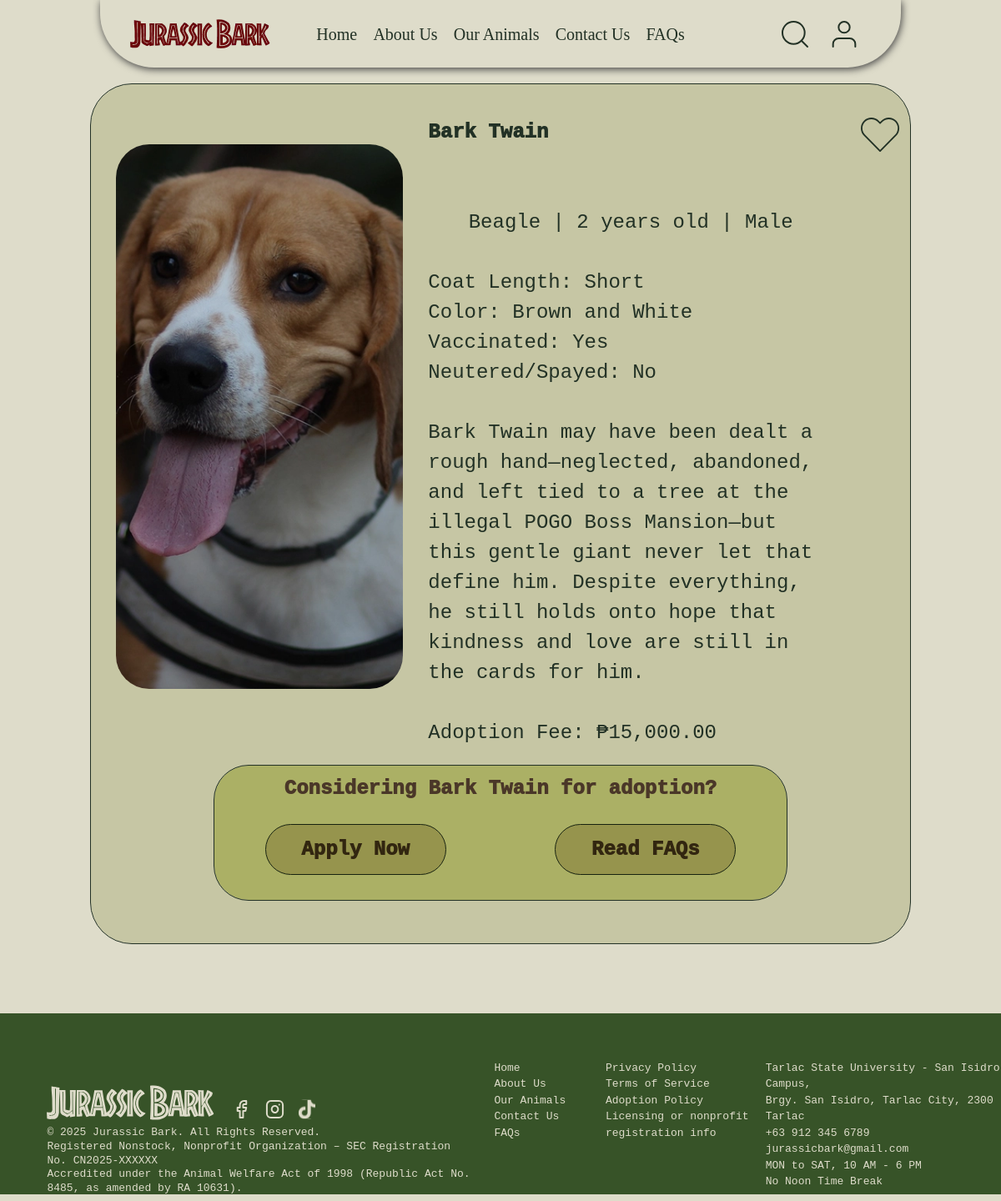
Before: /petDetails.php?id=6 with the older database file.
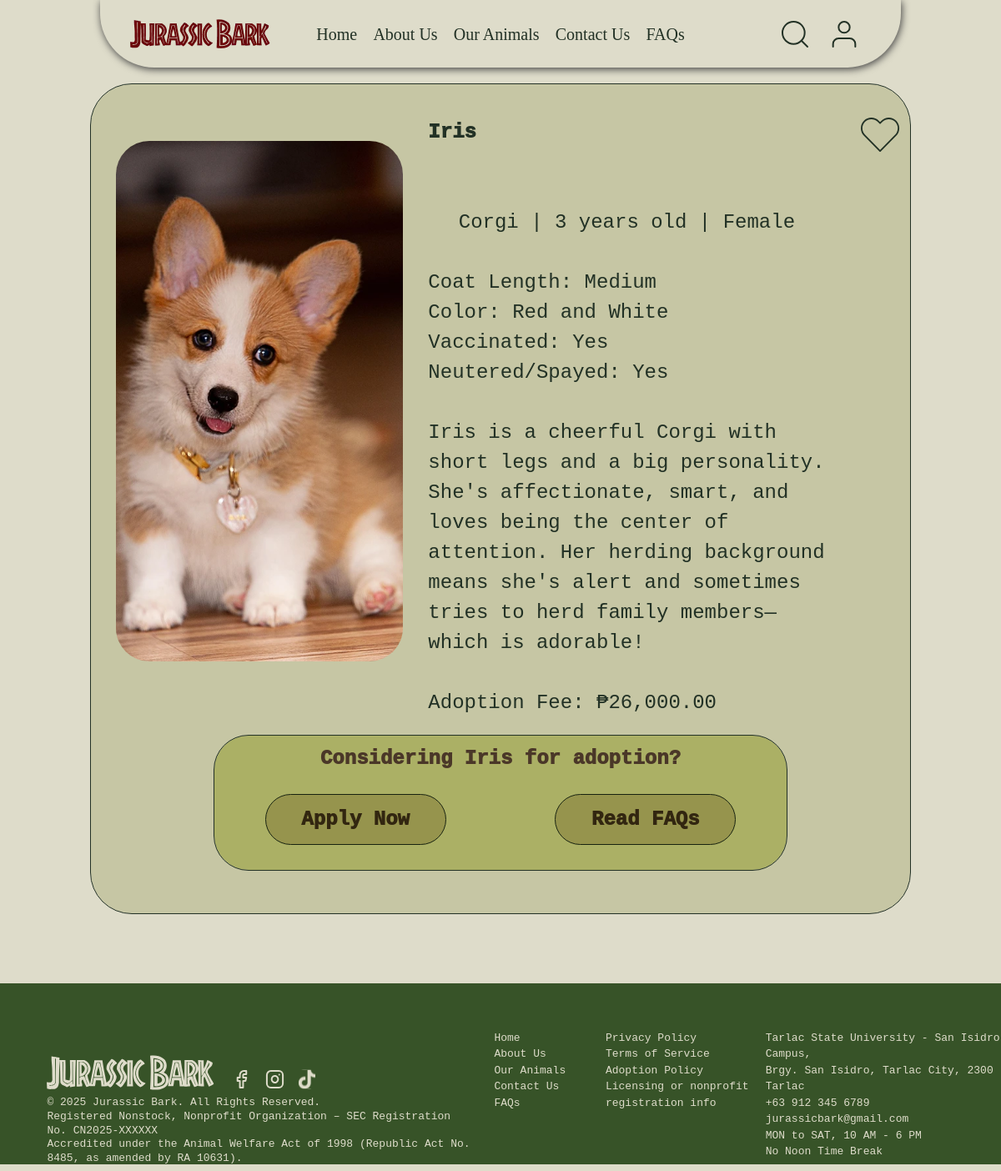
After: the same page with the newer database file.
### tables this page shows
CREATE TABLE `pets` (
  `petID` int(11) NOT NULL,
  `name` varchar(50) NOT NULL,
  `type` varchar(50) NOT NULL,
  `breed` varchar(50) NOT NULL,
  `age` int(11) NOT NULL,
  `price` double NOT NULL,
  `details` longtext NOT NULL CHECK (json_valid(`details`)),
  `imageDirectory` varchar(255) NOT NULL,
  `adoptedById` int(11) DEFAULT NULL
);

### petDetails.php (the view, shortened to what this page needs)
<?php
$petId = isset($_GET['id']) ? intval($_GET['id']) : 0;
$pet = null;
$error = null;
if ($petId > 0) {
    try {
        $host = '127.0.0.1';
        $dbname = 'adoptiondb';
        $username = 'root';
        $password = '';
        $pdo = new PDO("mysql:host=$host;dbname=$dbname;charset=utf8mb4", $username, $password);
        $pdo->setAttribute(PDO::ATTR_ERRMODE, PDO::ERRMODE_EXCEPTION);
        $stmt = $pdo->prepare("SELECT petID, name, type, breed, age, price, details, imageDirectory FROM pets WHERE petID = :petId");
        $stmt->bindParam(':petId', $petId, PDO::PARAM_INT);
        $stmt->execute();
        $pet = $stmt->fetch(PDO::FETCH_ASSOC);
    } catch (PDOException $e) {
        $error = "Database error: " . $e->getMessage();
    }
} else {
    $error = "Invalid pet ID.";
}
$gender = 'Unknown';
$color = 'Unknown';
$personality = 'No description available';
$vaccinated = 'Unknown';
$neutered = 'Unknown';
$coatLength = 'Unknown';
if ($pet) {
    $details = json_decode($pet['details'], true);
    if ($details) {
        $gender = isset($details['gender']) ? $details['gender'] : 'Unknown';
        $color = isset($details['color']) ? $details['color'] : 'Unknown';
        $personality = isset($details['personality']) ? $details['personality'] : 'No description available';
        $vaccinated = isset($details['vaccinated']) ? ($details['vaccinated'] ? 'Yes' : 'No') : 'Unknown';
        $neutered = isset($details['spayed_neutered']) ? ($details['spayed_neutered'] ? 'Yes' : 'No') : 'Unknown';
        $coatLength = isset($details['coat_length']) ? $details['coat_length'] : 'Unknown';
    }
}
$ageText = $pet ? ($pet['age'] > 1 ? $pet['age'] . ' years old' : $pet['age'] . ' year old') : '';
?>
<!DOCTYPE html>
<html lang="en">
<head>
    <link rel="stylesheet" href="petDetails.css">
    <link rel="stylesheet" href="global-application-styles.css">
    <link rel="stylesheet" href="globalFooterNav.css">
</head>
<body>
    <div class="nav">
        <div class="navLogo">
            <img src="images/homeImages/Jurassic Bark.webp" alt="">
        </div>
        <div class="mainNav">
            <p><a href="index.html">Home</a></p>
            <p> <a href="aboutUs.html">About Us</a></p>
            <p> <a href="ourAnimals.php">Our Animals</a></p>
            <p><a href="contact.html">Contact Us</a></p>
            <p><a href="faqs.html">FAQs</a></p>
        </div>
        <div class="navControls">
        </div>
    </div>
    <?php if ($error): ?>
        <div style="text-align: center; padding: 50px; width: 82%;">
            <h2>Error</h2>
            <p><?php echo htmlspecialchars($error); ?></p>
            <p><a href="ourAnimals.php" style="color: #223125; text-decoration: underline;">Back to Animals List</a></p>
        </div>
    <?php elseif ($pet): ?>
    <div class="petDetailsCon">
        <div class="petDetailsBg"></div>
        <div class="imageCon">
            <div class="imageHolder">
                <img class="petImage"
                     src="<?php echo htmlspecialchars($pet['imageDirectory']); ?>"
                     alt="<?php echo htmlspecialchars($pet['name']); ?>"
                     onerror="this.src='images/homeImages/petPics/default-pet.jpg'">
            </div>
        </div>
        <div class="petContent">
            <div class="petText">
                <p class="name"><?php echo htmlspecialchars($pet['name']); ?></p>
                <p class="details">
                    <p class="petTypeText" style="text-align: center" >
                        <?php echo htmlspecialchars($pet['breed']); ?> | <?php echo $ageText; ?> | <?php echo htmlspecialchars($gender); ?>
                    </p>
                    <br>
                    Coat Length: <?php echo htmlspecialchars($coatLength); ?> <br>
                    Color: <?php echo htmlspecialchars($color); ?> <br>
                    Vaccinated: <?php echo htmlspecialchars($vaccinated); ?> <br>
                    Neutered/Spayed: <?php echo htmlspecialchars($neutered); ?>
                    <br><br>
                    <?php echo htmlspecialchars($personality); ?>
                    <br><br>
                    Adoption Fee: ₱<?php echo number_format($pet['price'], 2); ?>
                </p>
            </div>
            <div class="petControls">
                <img class="heartIcon" src="images/ourAnimalsImages/heart icon.svg" alt="">
            </div>
        </div>
        <div id="bottomAdoption" class="adoption" >
            <div class="bottomAdoptionBg adoptionBg"></div>
            <p class="bottomAdoptionText adoptionText">Considering <?php echo htmlspecialchars($pet['name']); ?> for adoption?</p>
            <a href="user-application-page.html?petId=<?php echo $pet['petID']; ?>" class="bottomAdoptionBtn adoptionBtn">Apply Now</a>
            <div class="bottomAdoptionBtn adoptionBtn">Read FAQs</div>
        </div>
    </div>
    <?php endif; ?>
     <div class="HomeFooter">
        <div class="footerBg" ></div>
        <div class="foot1" >
            <div class="footerLogoIcons" >
                <img class="footLogo" src="images/homeImages/Jurassic Bark.svg" alt="">
                <div class="smallIconsCon">
                    <img class="smallIcons" src="images/homeImages/facebook.svg" alt="">
                    <img class="smallIcons" src="images/homeImages/instagram.svg" alt="">
                    <img class="smallIcons" src="images/homeImages/tiktok.svg" alt="">            </div>
                </div>
            <div class="foot1Text" >
                © 2025 Jurassic Bark. All Rights Reserved.
                <br>
                Registered Nonstock, Nonprofit Organization – SEC Registration No. CN2025-XXXXXX
                <br>
                Accredited under the Animal Welfare Act of 1998 (Republic Act No. 8485, as amended by RA 10631).
            </div>
        </div>
        <div class="foot2" >
            Home
            <br>
            About Us
            <br>
            Our Animals
            <br>
            Contact Us
            <br>
            FAQs
        </div>
        <div class="foot3" >
            Privacy Policy
            <br>
            Terms of Service
            <br>
            Adoption Policy
            <br>
            Licensing or nonprofit
            <br>
            registration info
        </div>
        <div class="foot4" >
            Tarlac State University - San Isidro Campus,
            <br>
            Brgy. San Isidro, Tarlac City, 2300 Tarlac
            <br>
            +63 912 345 6789
            <br>
            jurassicbark@gmail.com
            <br>
            MON to SAT, 10 AM - 6 PM
            <br>
            No Noon Time Break
        </div>
     </div>
</body>
</html>

### petDetails.css (style rules this page uses)
*, *::before, *::after { box-sizing: border-box; }
* { margin: 0; }
@media (prefers-reduced-motion: no-preference) { html { interpolate-size: allow-keywords; } }
body { line-height: 1.5; -webkit-font-smoothing: antialiased; }
img, picture, video, canvas, svg { display: block; max-width: 100%; }
p, h1, h2, h3, h4, h5, h6 { overflow-wrap: break-word; }
p { text-wrap: pretty; }
:root { --fontColor: #223125; --fontColor2: #725134; --fontColor3: #444E27; --bgColor: #DEDCCA; }
body { position: relative; background: var(--bgColor); color: var(--fontColor); font-family: "Chakra Petch"; display: flex; flex-direction: column; align-items: center; overflow-x: hidden; }
#bottomAdoption { display: none; }
.petDetailsCon { border: 1px solid #223125; width: 82%; display: grid; grid-template-columns: .7fr 1fr; height: 638px; overflow: hidden; border-radius: 50px; position: relative; }
.petDetailsBg { background: #223125; mix-blend-mode: overlay; width: 100%; height: 100%; position: absolute; z-index: -1; }
.imageCon { display: flex; align-items: center; justify-content: center; }
.imageHolder { width: 85%; height: 82%; border-radius: 50px; border: 2px yellow; display: flex; align-items: center; justify-content: center; }
.petImage { height: 100%; width: auto; object-fit: cover; border-radius: 40px; display: block; }
.petContent { display: flex; color: var(--fontColor); }
.petText { font-size: 24px; margin-top: 7%; font-weight: 100; margin-right: 10px; }
.details { white-space: pre-wrap !important; }
.name { font-weight: 1000; }
.petControls { display: flex; flex-direction: column; position: relative; justify-content: space-between; padding-right: 2%; margin-top: 7%; }
.heartIcon { width: 47px; align-self: flex-end; }
.adoption { position: relative; display: flex; flex-direction: column; border: 1px solid #223125; text-align: center; border-radius: 42px; gap: 10px; overflow: hidden; margin-bottom: 5%; }
.adoptionBg { background: #444E27; position: absolute; width: 100%; height: 100%; mix-blend-mode: overlay; z-index: -1; }
.adoptionText { margin-top: 30px; font-size: 24px; font-weight: 1000; margin-left: 20px; margin-right: 20px; }
.adoptionBtn { width: 217px; height: 61px; font-size: 24px; font-weight: 1000; background: #E0D7C3; mix-blend-mode: multiply; border-radius: 100px; display: flex; align-items: center; justify-content: center; margin-left: 20px; margin-right: 20px; border: 1px solid #223125; }
.adoption :last-child { margin-bottom: 30px; }
@media only screen and (max-width: 1336px) { .adoption { display: none; } }
@media only screen and (max-width: 1336px) { .petDetailsCon { grid-template-rows: 1fr auto; height: auto; } }
@media only screen and (max-width: 1336px) { #bottomAdoption { display: grid; grid-template-columns: 1fr 1fr; grid-template-rows: 1fr 1fr; grid-column: 1/3; height: 70%; justify-items: center; margin-left: 15%; margin-right: 15%; grid-row: 2; margin-bottom: 2%; margin-top: 2%; } }
@media only screen and (max-width: 1336px) { .heartIcon { width: 47px; flex-shrink: 0; } }
@media only screen and (max-width: 1336px) { .adoptionText { grid-column: 1/3; margin-top: 10px; } }
@media only screen and (max-width: 1336px) { .petControls { width: 100%; } }
.heartIcon { cursor: pointer; transition: all 0.3s ease; position: relative; filter-drop: drop-shadow(0 0 0 rgba(255, 0, 0, 0)); }

### global-application-styles.css (style rules this page uses)
* { margin: 0; padding: 0; box-sizing: border-box; }
:root { --container-w: 743.17px; --img-max: 100px; }
body { font-family: 'Chakra Petch', monospace; background-image: url('fabric_background.png'); background-size: cover; min-height: 100vh; color: #4a3728; padding: clamp(28px, 6.5vw, 120px) 0 clamp(16px, 4.5vw, 80px) 0; }

Changed rows visible on the page:
changed pets "Yes": imageDirectory+name: a different picture; name "Bark Twain" → "Iris"; breed "Beagle" → "Corgi"; age "2 years old" → "3 years old"; details "Male" → "Female"; details "Short" → "Medium"; details "Brown and White" → "Red and White"; details "No" → "Yes"; details "Bark Twain may have been dealt a rough hand—neglected, abandoned, and left tied to a tree at the illegal POGO Boss Mansion—but this gentle giant never let that define him. Despite everything, he still holds onto hope that kindness and love are still in the cards for him." → "Iris is a cheerful Corgi with short legs and a big personality. She's affectionate, smart, and loves being the center of attention. Her herding background means she's alert and sometimes tries to herd family members—which is adorable!"; price "15,000.00" → "26,000.00"
